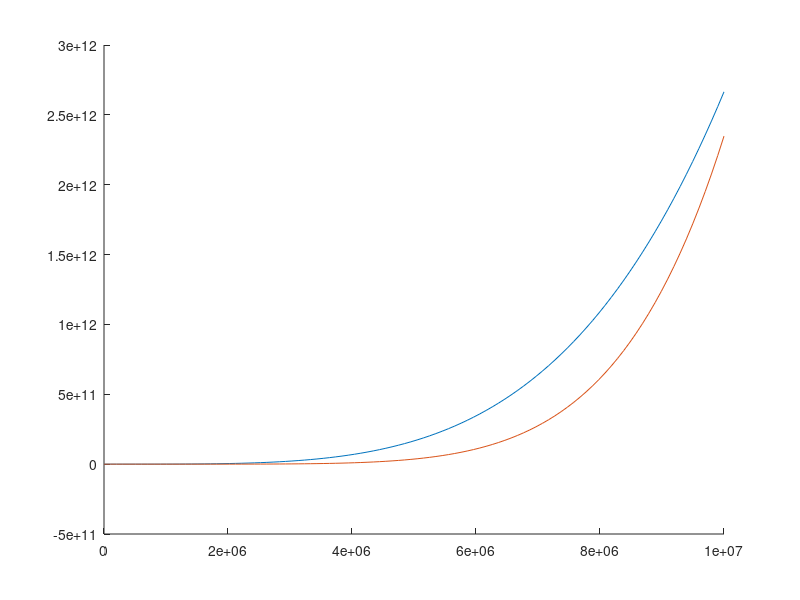

Reproduce this figure in MATLAB.
% Script for verifying the CO2 correction values are typed in correctly

CO2 = linspace(0,100.0)*1e7/100;
% P = 

Y1 =  2.6661E-16*CO2.^4 ...
    - 1.1146E-12*CO2.^3 ...
    + 1.7397E-09*CO2.^2 ...
    - 1.2556E-06*CO2.^1 ...
    - 9.8754E-04;


Y2 =  2.37472E-30*CO2.^6 ...
    - 2.70695E-25*CO2.^5 ...
    + 1.24012E-20*CO2.^4 ...
    - 2.91716E-16*CO2.^3 ...
    + 3.62939E-12*CO2.^2 ...
    - 1.82753E-08*CO2.^1 ...
    - 1.35129E-03;

figure(1); clf; hold all; ...
    plot(CO2,Y1); ...
    plot(CO2,Y2);


